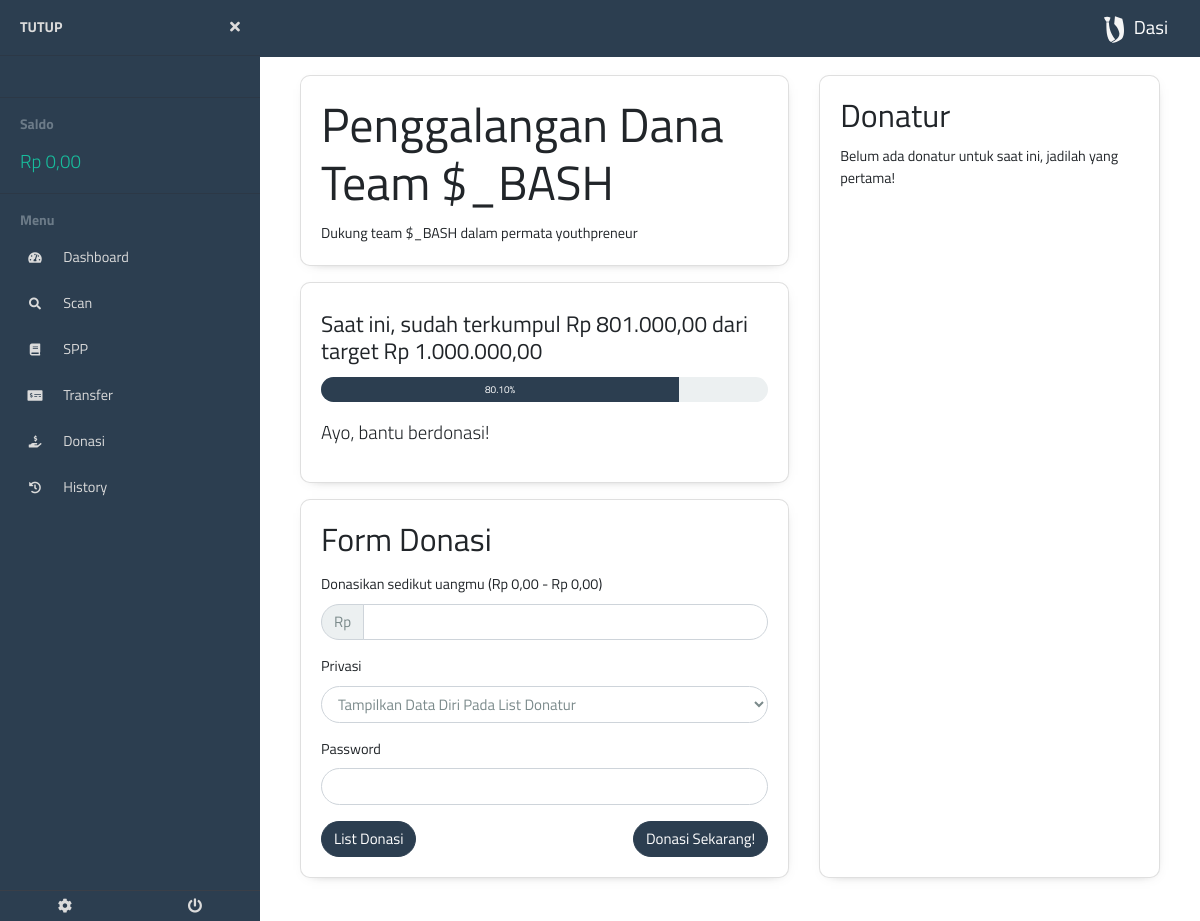
Screenshot of /siswa/bayardonasi.php?id_donasi=6 (signed in) with the database file from the repository.
### tables this page shows
CREATE TABLE `donation` (
  `id` int(11) NOT NULL,
  `id_sekolah` int(11) NOT NULL,
  `judul` varchar(255) NOT NULL,
  `deskripsi` longtext NOT NULL,
  `posted_by` int(11) NOT NULL COMMENT 'id admin',
  `target_donasi` bigint(20) NOT NULL,
  `terkumpul` bigint(20) NOT NULL DEFAULT '0',
  `status` enum('open','close') NOT NULL DEFAULT 'open'
);

### db/database.php (called while the page is built, shortened)
<?php
require __DIR__ . "/../process/utils.php";
class Database
{
    private $contHost = 'localhost';
    private $contnama = 'dasi';
    private $contUsernama = 'root';
    private $contUserPassword = '';
    private $cont  = null;
    public function __construct()
    {
        if ($this->cont == null) {
            try {
                $this->cont =  new PDO(
                    "mysql:host=" . $this->contHost .
                        ";" . "dbname=" . $this->contnama,
                    $this->contUsernama,
                    $this->contUserPassword
                );
                $this->cont->setAttribute(PDO::ATTR_ERRMODE, PDO::ERRMODE_EXCEPTION);
            } catch (PDOException $e) {
                die($e->getMessage());
            }
        }
        return $this->cont;
    }
    public function getUserById($id, $rettype)
    {
        try {
            $query = $this->cont->prepare(
                "SELECT id, id_sekolah, tanggal_pendaftaran, nama, kelamin, email, level, tingkatan, kelas, jurusan, nisn, saldo
                FROM users WHERE id=:id"
            );
            $query->bindParam("id", $id, PDO::PARAM_STR);
            $query->execute();
        } catch (PDOException $e) {
            exit($e->getMessage());
        }
    }
    public function getDonation($id, $rettype)
    {
        try {
            $query = $this->cont->prepare(
                "SELECT * FROM donation WHERE id=:id"
            );
            $query->bindParam("id", $id, PDO::PARAM_STR);
            $query->execute();
            if ($query->rowCount() > 0) {
                return $query->fetch($rettype);
            }
        } catch (PDOException $e) {
            return false;
        }
    }
    public function getDonatur($id, $rettype)
    {
        try {
            $query = $this->cont->prepare(
                "SELECT users.nama, users.tingkatan, users.kelas,
                 users.jurusan, users_donation.jumlah, users_donation.private
                 FROM users_donation INNER JOIN users
                 ON users_donation.user_id = users.id
                 WHERE users_donation.donation_id=:id
                 ORDER BY tanggal DESC"
            );
            $query->bindParam("id", $id, PDO::PARAM_STR);
            $query->execute();
        } catch (PDOException $e) {
            return false;
        }
    }
}

### process/getLoginData.php (called while the page is built, shortened)
<?php
require '../db/database.php';
$db = new Database();
$data = $db->getUserById($_SESSION['userid'], PDO::FETCH_ASSOC);

### siswa/bayardonasi.php (the view, shortened to what this page needs)
<!DOCTYPE html>
<html lang="en">
<head>
    <?php include "../component/helmet.php" ?>
    <?php include "../process/getLoginData.php" ?>
    <?php
    $donationid = $_GET['id_donasi'];
    $res = $db->getDonation($donationid, PDO::FETCH_OBJ);
    ?>
</head>
<body>
    <?php include "../component/siswa/sidebaropen.php" ?>
    <?php
    if (!$res) {
        echo "<h1>Tidak dapat menemukan donasi 404</h1>
        <a href='donasi.php' role='button' class='btn btn-primary btn-lg mt-3'>Kembali ke halaman list donasi</a>";
    } else {
        $mindonation = $data["saldo"] >= 1000 ? 1000 : ($data["saldo"] < 0 ? 0 : $data["saldo"]);
        $maxdonation = $data["saldo"] > 0 ? $data["saldo"] : 0;
        $percentage = number_format(($res->terkumpul / $res->target_donasi) * 100, 2, '.', '')
        ?>
    <div class="row">
        <div class="col-sm-7">
            <div class="card">
                <div class="card-body">
                    <h1 class="card-title"><?= ucwords($res->judul) ?></h1>
                    <p class="card-text"><?= $res->deskripsi ?></p>
                </div>
            </div>
            <div class="card mt-3 mb-3">
                <div class="card-body mt-2">
                    <h4 class="card-title">Saat ini, sudah terkumpul <?= rupiah($res->terkumpul) ?> dari target <?= rupiah($res->target_donasi) ?></h4>
                    <div class="progress mb-3" style="height: 25px;">
                        <div class="progress-bar" role="progressbar" style="width: <?= $percentage ?>%;"><?= $percentage ?>%</div>
                    </div>
                    <p class="lead">Ayo, bantu berdonasi!</p>
                </div>
            </div>
            <div class="card mb-3">
                <div class="card-body">
                    <h3 class="card-title">Form Donasi</h3>
                    <form action="../actions/pay_donation.php" method="post" class="mt-3" id="donation-form">
                        <div class="form-group">
                            <label for="jumlah_donasi">Donasikan sedikut uangmu (<?= rupiah($mindonation) ?> - <?= rupiah($maxdonation) ?>)<br>
                            </label>
                            <div class="input-group">
                                <div class="input-group-prepend">
                                    <span class="input-group-text">Rp</span>
                                </div>
                                <input type="number" class="form-control uang" name="jumlah_donasi" id="jumlah_donasi" step="100" value="<?= $mindonation ?>" required>
                            </div>
                        </div>
                        <div class="form-group">
                            <label for="private">Privasi</label>
                            <select class="form-control" name="private" id="private">
                                <option value="0">Tampilkan Data Diri Pada List Donatur</option>
                            </select>
                        </div>
                        <div class="form-group">
                            <label for="password">Password</label>
                            <input type="password" class="form-control" name="password" id="password" required>
                        </div>
                        <div class="right-left">
                            <div>
                                <a href="donasi.php" role="button" class="btn btn-primary">List Donasi</a>
                            </div>
                            <div>
                                <input type="submit" class="btn btn-primary" value="Donasi Sekarang!">
                            </div>
                        </div>
                    </form>
                </div>
            </div>
        </div>
        <div class="col-sm-5 mb-3">
            <div class="card h-100" id="card-wrapper">
                <div class="card-body">
                    <h3 class="card-title">Donatur</h3>
                    <?php
                    $donatur = $db->getDonatur($_GET['id_donasi'], PDO::FETCH_OBJ);
                    if ($donatur) {
                        ?>
                    <div class="table-wrapper-scroll-y table-scroll-v">
                        <table class="table">
                            <tr>
                                <th>Nama</th>
                                <th>Kelas</th>
                                <th>Jumlah Donasi</th>
                            </tr>
                            <?php
                            foreach ($donatur as $d) {
                                ?>
                            <tr>
                                <td><?= $d->private ? "-" : $d->nama ?></td>
                                <td><?= $d->private ? "-" : "$d->tingkatan $d->jurusan $d->kelas" ?></td>
                                <td><?= rupiah($d->jumlah) ?></td>
                            </tr>
                            <?php
                        }
                        ?>
                        </table>
                    </div>
                    <?php
                } else {
                    echo "<p class='card-text'>Belum ada donatur untuk saat ini, jadilah yang pertama!</p>";
                }
                ?>
                </div>
            </div>
        </div>
        <?php
    } ?>
    </div>
    </div>
    <?php include "../component/siswa/sidebarclose.php" ?>
</body>
</html>

### styles/main.css (style rules this page uses)
body { margin: 0; height: 100%; font-family: "Titillium Web", sans-serif; }
.right-left div:nth-child(1) { float: left; margin-left: 5px; }
.right-left div:nth-child(2) { float: right; }

### styles/sidebar.css (style rules this page uses)
body { font-size: 0.9rem; }

### siswa/bayardonasi.php (style rules this page uses)
.right-left div:nth-child(1) { float: left; margin-left: 0; }

### rows the page displays
donation: judul "Penggalangan Dana Team $_BASH", deskripsi "Dukung team $_BASH dalam permata youthpreneur", terkumpul "Rp 801.000,00", target_donasi "Rp 1.000.000,00", percentage "80.10"

### other values shown
$str "Rp 0,00"
rupiah($mindonation) "Rp 0,00"
rupiah($maxdonation) "Rp 0,00"
